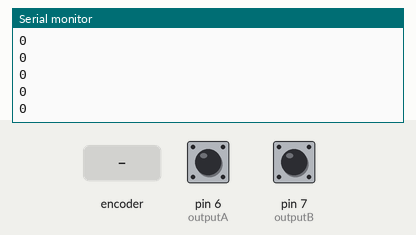
The sketch below on a simulated Arduino Uno, built with avr-gcc and run on an emulated ATmega328P. Shown: the last lines printed to the serial monitor. Inputs (shaded band) come from the test bench; at power-on: pin 6 (outputA) HIGH, pin 7 (outputB) HIGH.

Above: at 1.2 s.
1.3 s: rotary encoder on pin 6 (outputA) / pin 7 (outputB) turned 1 step (first pin leading)
At 2.2 s:
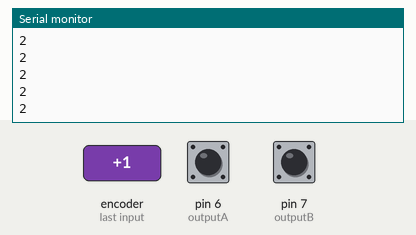
3.0 s: rotary encoder on pin 6 (outputA) / pin 7 (outputB) turned 1 step (first pin leading)
At 3.6 s:
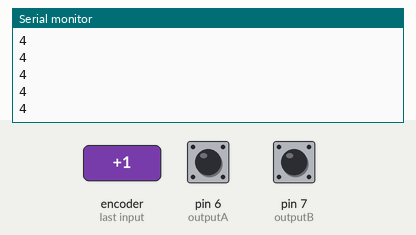
Timing chart, 0 to 6.0 s (numbered marks = the images above; inputs shaded):
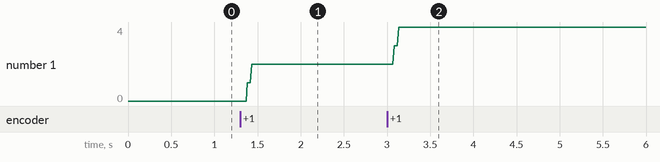

Measured:
- after the input at 1.3 s, the serial monitor: prints a new line after 0.07 s (image 1)
- after the input at 3.0 s, the serial monitor: prints a new line after 0.07 s (image 2)
- plotted number 1: 0 → 2 after the input at 1.3 s, 2 → 4 after the input at 3.0 s

The sketch:

sketch_may25.ino
```cpp
#define outputA 6
 #define outputB 7

 int counter = 0;
 int aState;
 int aLastState;
 int x;

 void setup() {
   pinMode (outputA,INPUT);
   pinMode (outputB,INPUT);

   Serial.begin (9600);
   // Reads the initial state of the outputA
   aLastState = digitalRead(outputA);
 }
int read()
{
  aState = digitalRead(outputA); // Reads the "current" state of the outputA
   // If the previous and the current state of the outputA are different, that means a Pulse has occured
   if (aState != aLastState){
     // If the outputB state is different to the outputA state, that means the encoder is rotating clockwise
     if (digitalRead(outputB) != aState) {
       counter ++;
     } else {
       counter --;
     }
     Serial.print("Position: ");
     Serial.println(counter);
   }
   aLastState = aState; // Updates the previous state of the outputA with the current state
   return counter;
}
 void loop() {
   x = read();
   Serial.println(x);
 }
```
